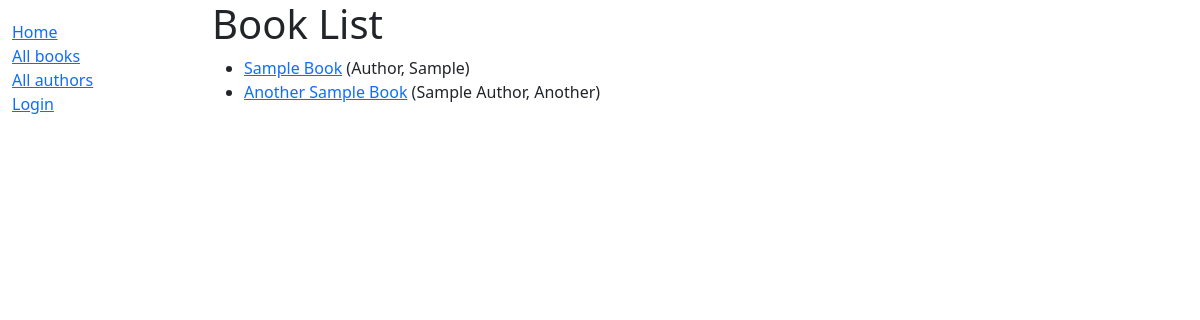
/catalog/books/, run on the app's committed database.
### catalog/models.py (models this page shows, shortened)
class Book(models.Model):
    title = models.CharField(max_length=200)
    author = models.ForeignKey("Author", on_delete=models.SET_NULL, null=True)
    summary = models.TextField(
        max_length=1000, help_text="Enter brief summary of the book."
    )
    isbn = models.CharField(
        "ISBN", max_length=13, unique=True, help_text="Enter the book's ISBN number."
    )
    genre = models.ManyToManyField(Genre, help_text="Select genre for this book")
    language = models.ForeignKey(Language, on_delete=models.SET_NULL, null=True)
    def get_absolute_url(self):
        return reverse("book-detail", args=[str(self.id)])

class Author(models.Model):
    first_name = models.CharField(max_length=100)
    last_name = models.CharField(max_length=100)
    date_of_birth = models.DateField(null=True, blank=True)
    date_of_death = models.DateField(null=True, blank=True)
    class Meta:
        ordering = ["last_name", "first_name"]
    def __str__(self):
        return f"{self.last_name}, {self.first_name}"

### catalog/views.py (the view)
# urls.py: path("books/", views.BookListView.as_view(), name="book-list"),
class BookListView(ListView):
    model = Book
    template_name = "book_list.html"
    context_object_name = "book_list"
    queryset = Book.objects.all()
    paginate_by = 5

### templates/book_list.html
{% extends "base.html" %}
{% block content %}
  <h1>Book List</h1>
  {% if book_list %}
  <ul>
    {% for book in book_list %}
      <li>
        <a href="{{ book.get_absolute_url }}">{{ book.title }}</a> ({{book.author}})
      </li>
    {% endfor %}
  </ul>
  {% else %}
    <p>There are no books in the library.</p>
  {% endif %}
{% endblock %}

### data on the page
Book: title "Sample Book", author "Author, Sample"
Book: title "Another Sample Book", author "Sample Author, Another"
